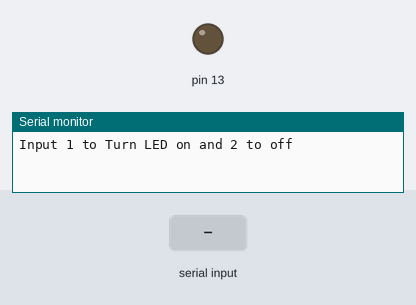
Simulated run of this sketch. Board: Arduino Uno, built with avr-gcc and run on an emulated ATmega328P. Parts: output pins drawn as LEDs (lit = HIGH), the last lines printed to the serial monitor. The inputs (shaded band) are chosen by the test bench.

Above: at 1.2 s.
1.3 s: "<1>" received over Serial
At 2.4 s:
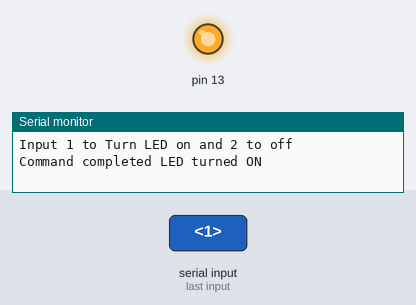
2.8 s: "<2>" received over Serial
At 3.5 s:
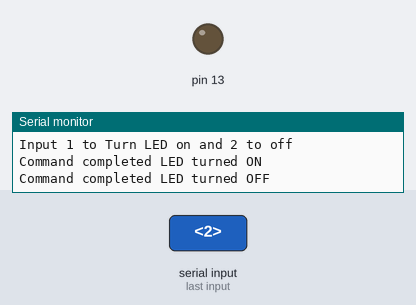
4.3 s: "<1,90>" received over Serial
At 4.7 s:
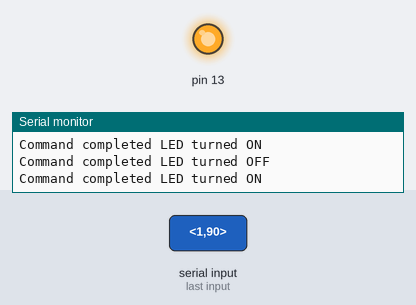
Timing chart, 0 to 7.3 s (numbered marks = the images above; inputs shaded):
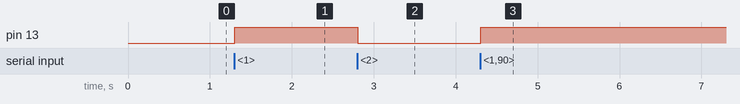

Measured:
- after the input at 1.3 s, pin 13: LOW → HIGH at once
- after the input at 2.8 s, pin 13: HIGH → LOW at once
- after the input at 4.3 s, pin 13: LOW → HIGH at once

The sketch:

arduino.ino
```cpp
// Serial I/O based on example http://forum.arduino.cc/index.php?topic=396450
//Arduino function code based on: https://www.instructables.com/id/Control-LED-Using-Serial-Monitor/

// Serial communication
const byte numChars = 32;
char receivedChars[numChars];
char tempChars[numChars];
char messageFromPC[numChars] = {0};
int integerFromPC = 0;
float floatFromPC = 0.0;
boolean newData = false;

long lastFakeReport = 0;

enum
{
  MsgAcknowledge, // 0
  MsgError,       // 1
  MsgMove,        // 2
  MsgMoveResult,  // 3
  MsgPosition,    // 4
};

//Source for this part:  https://www.instructables.com/id/Control-LED-Using-Serial-Monitor/
void setup()

{

  pinMode(13, OUTPUT);

  Serial.begin(9600);

  while (!Serial)
    ;

  Serial.println("Input 1 to Turn LED on and 2 to off");
}

void loop()
{

  if (Serial.available())

  {

    int state = Serial.parseInt();

    if (state == 1)

    {

      digitalWrite(13, HIGH);

      Serial.println("Command completed LED turned ON");
    }

    if (state == 2)

    {

      digitalWrite(13, LOW);

      Serial.println("Command completed LED turned OFF");
    }
  }
}
//End of the Source stated above
// ---- Serial communication
void report(int code, const char *message)
{
  Serial.print("<");
  Serial.print("ws-bridge,");
  Serial.write(code);
  Serial.write(",");
  Serial.write(message);
  Serial.print(">\r\n");
  Serial.flush();
}

void report(int code, int message)
{
  Serial.print("<");
  Serial.print("ws-bridge,");
  Serial.print(code);
  Serial.print(",");
  Serial.print(message);
  Serial.print(">\r\n");
  Serial.flush();
}

void recvWithStartEndMarkers()
{
  static boolean recvInProgress = false;
  static byte ndx = 0;
  char startMarker = '<';
  char endMarker = '>';
  char rc;

  while (Serial.available() > 0 && newData == false)
  {
    rc = Serial.read();

    if (recvInProgress == true)
    {
      if (rc != endMarker)
      {
        receivedChars[ndx] = rc;
        ndx++;
        if (ndx >= numChars)
        {
          ndx = numChars - 1;
        }
      }
      else
      {
        receivedChars[ndx] = '\0'; // terminate the string
        recvInProgress = false;
        ndx = 0;
        newData = true;
      }
    }

    else if (rc == startMarker)
    {
      recvInProgress = true;
    }
  }
}

void parseData()
{                   // split the data into its parts
  char *strtokIndx; // this is used by strtok() as an index

  strtokIndx = strtok(tempChars, ","); // get the first part - the string
  strcpy(messageFromPC, strtokIndx);   // copy it to messageFromPC

  strtokIndx = strtok(NULL, ",");   // this continues where the previous call left off
  integerFromPC = atoi(strtokIndx); // convert this part to an integer

  strtokIndx = strtok(NULL, ",");
  floatFromPC = atof(strtokIndx); // convert this part to a float
}

void showParsedData()
{
  Serial.print("Message ");
  Serial.println(messageFromPC);
  Serial.print("Integer ");
  Serial.println(integerFromPC);
  Serial.print("Float ");
  Serial.println(floatFromPC);
}
```
